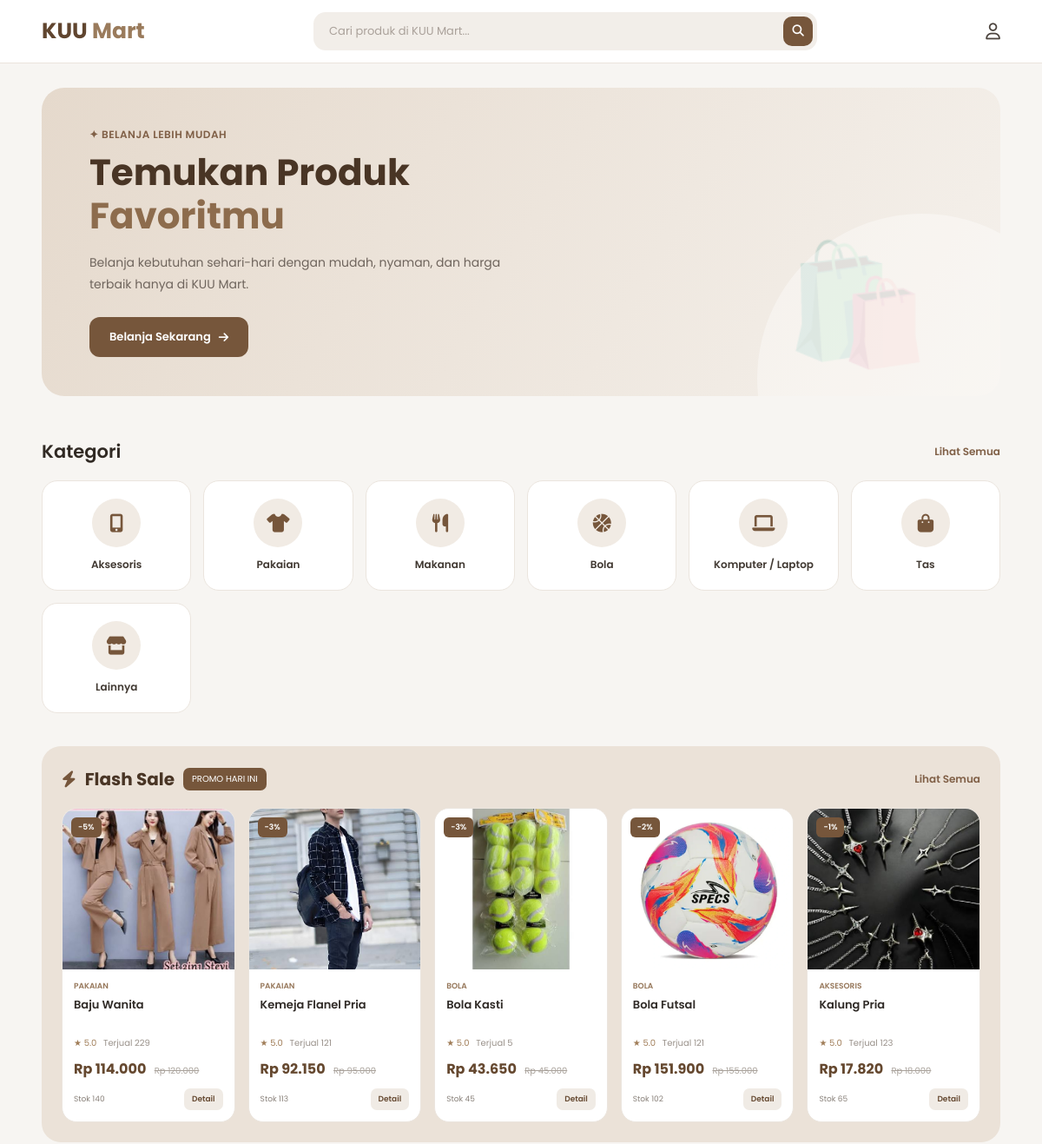
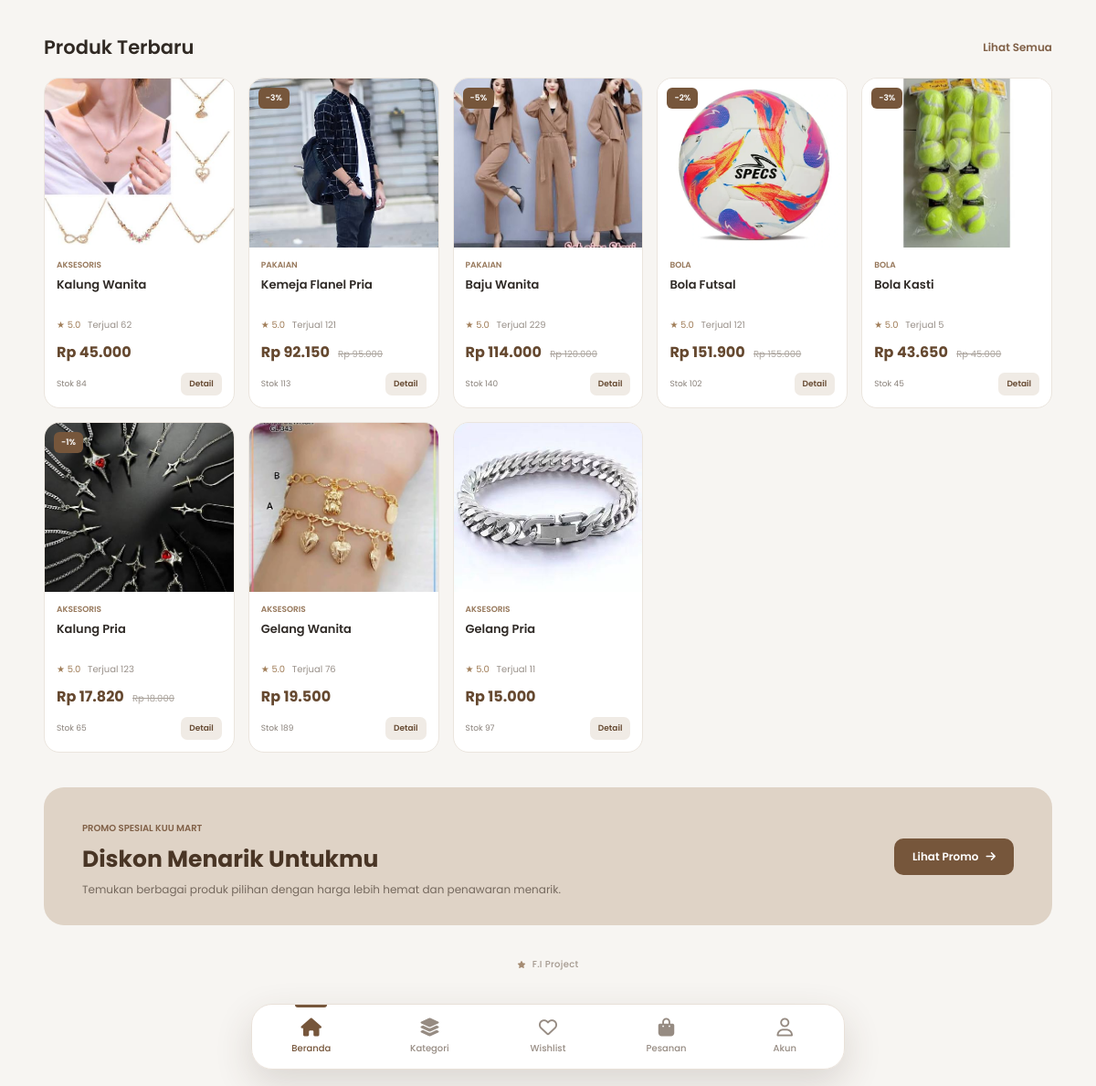
The page / on the database its author committed (2 pictures, top to bottom).
### store/models.py (models this page shows, shortened)
class Category(models.Model):
    nama = models.CharField(max_length=100)
    deskripsi = models.TextField(blank=True, null=True)
    class Meta:
        verbose_name = "Kategori"
        verbose_name_plural = "Kategori"

class Product(models.Model):
    nama = models.CharField(max_length=200)
    kategori = models.ForeignKey(
        Category,
        on_delete=models.CASCADE,
        related_name="produk"
    )
    deskripsi = models.TextField(blank=True, null=True)
    harga = models.DecimalField(
        max_digits=12,
        decimal_places=2
    )
    diskon = models.PositiveIntegerField(
        default=0,
        validators=[
            MinValueValidator(0),
            MaxValueValidator(100)
        ]
    )
    stok = models.PositiveIntegerField(default=0)
    gambar = models.ImageField(
        upload_to="produk/",
        blank=True,
        null=True
    )
    rating = models.DecimalField(
        max_digits=3,
        decimal_places=1,
        default=5.0,
        validators=[
            MinValueValidator(0),
            MaxValueValidator(5)
        ]
    )
    terjual = models.PositiveIntegerField(default=0)
    dibuat = models.DateTimeField(auto_now_add=True)
    diperbarui = models.DateTimeField(auto_now=True)
    @property
    def harga_diskon(self):
        if self.diskon > 0:
            return self.harga - (
                self.harga * self.diskon / 100
            )
        return self.harga
    class Meta:
        verbose_name = "Produk"
        verbose_name_plural = "Produk"
        ordering = ["-id"]

### store/views.py (the view, shortened to what this page needs)
def index(request):
    produk = Product.objects.all().order_by("-id")
    kategori = Category.objects.all()
    produk_promo = Product.objects.filter(
        diskon__gt=0
    ).order_by("-diskon", "-id")
    jumlah_pesanan = 0
    jumlah_keranjang = 0
    jumlah_wishlist = 0
    return render(
        request,
        "index.html",
        {
            "produk": produk,
            "produk_promo": produk_promo,
            "kategori": kategori,
            "jumlah_pesanan": jumlah_pesanan,
            "jumlah_keranjang": jumlah_keranjang,
            "jumlah_wishlist": jumlah_wishlist,
        }
    )

### templates/index.html (shortened to what this page needs)
{% load static %}
<!DOCTYPE html>
<html lang="id">
<head>
<link
rel="stylesheet"
href="https://cdnjs.cloudflare.com/ajax/libs/font-awesome/6.5.2/css/all.min.css"
>
</head>
<body>
<header class="header">
<div class="container header-inner">
<a href="{% url 'index' %}" class="logo">
    KUU <span>Mart</span>
</a>
<form
    action="{% url 'produk' %}"
    method="GET"
    class="search"
>
<input
    type="text"
    name="q"
    placeholder="Cari produk di KUU Mart..."
    value="{{ request.GET.q|default:'' }}"
    autocomplete="off"
>
<button type="submit" aria-label="Cari">
    <i class="fa-solid fa-magnifying-glass"></i>
</button>
</form>
<div class="header-icons">
{% if user.is_authenticated %}
<a
    href="{% url 'wishlist' %}"
    class="icon-link"
    title="Wishlist"
>
    <i class="fa-regular fa-heart"></i>
</a>
<a
    href="{% url 'cart' %}"
    class="icon-link"
    title="Keranjang"
>
    <i class="fa-solid fa-cart-shopping"></i>
</a>
<div class="account-wrapper">
<button
    type="button"
    class="account-button"
    onclick="toggleAccountMenu(event)"
    aria-label="Akun"
>
    <i class="fa-regular fa-user"></i>
</button>
<div
    class="account-menu"
    id="accountMenu"
>
<div class="account-header">
    <div class="account-avatar">
        {{ user.username|first|upper }}
    </div>
    <div class="account-info">
        <strong>
            {{ user.username }}
        </strong>
        <span>
            {{ user.email }}
        </span>
    </div>
</div>
<div class="account-divider"></div>
<a
    href="{% url 'riwayat_pesanan' %}"
    class="account-item"
>
    <i class="fa-solid fa-box"></i>
    <span>
        Pesanan Saya
    </span>
</a>
<a
    href="{% url 'wishlist' %}"
    class="account-item"
>
    <i class="fa-regular fa-heart"></i>
    <span>
        Wishlist
    </span>
</a>
<div class="account-divider"></div>
<a
    href="{% url 'logout' %}"
    class="account-item logout-item"
>
    <i class="fa-solid fa-right-from-bracket"></i>
    <span>
        Keluar
    </span>
</a>
</div>
</div>
{% else %}
<a
    href="{% url 'login' %}"
    class="icon-link"
    title="Login"
>
    <i class="fa-regular fa-user"></i>
</a>
{% endif %}
</div>
</div>
</header>
<main>
<div class="container">
<section class="hero">
<div class="hero-box">
<div class="hero-content">
<div class="hero-small">
    ✦ BELANJA LEBIH MUDAH
</div>
<h1>
    Temukan Produk<br>
    <span>Favoritmu</span>
</h1>
<p>
    Belanja kebutuhan sehari-hari dengan mudah,
    nyaman, dan harga terbaik hanya di KUU Mart.
</p>
<a
    href="{% url 'produk' %}"
    class="hero-btn"
>
    Belanja Sekarang
    <i class="fa-solid fa-arrow-right"></i>
</a>
</div>
<div class="hero-decoration">
    🛍️
</div>
</div>
</section>
<section class="section">
<div class="section-header">
<h2 class="section-title">
    Kategori
</h2>
<a
    href="{% url 'kategori' %}"
    class="section-link"
>
    Lihat Semua
</a>
</div>
<div class="category-grid">
{% for k in kategori %}
<a
    href="{% url 'produk' %}?kategori={{ k.id }}"
    class="category-card"
>
<div class="category-icon">
{% if forloop.counter == 1 %}
<i class="fa-solid fa-mobile-screen-button"></i>
{% elif forloop.counter == 2 %}
<i class="fa-solid fa-shirt"></i>
{% elif forloop.counter == 3 %}
<i class="fa-solid fa-utensils"></i>
{% elif forloop.counter == 4 %}
<i class="fa-solid fa-basketball"></i>
{% elif forloop.counter == 5 %}
<i class="fa-solid fa-laptop"></i>
{% elif forloop.counter == 6 %}
<i class="fa-solid fa-bag-shopping"></i>
{% else %}
<i class="fa-solid fa-store"></i>
{% endif %}
</div>
<h3>
    {{ k.nama }}
</h3>
</a>
{% endfor %}
</div>
</section>
<section class="flash-section">
<div class="flash-header">
<div class="flash-title">
<i class="fa-solid fa-bolt"></i>
<h2>
    Flash Sale
</h2>
<div class="countdown">
    PROMO HARI INI
</div>
</div>
<a
    href="{% url 'promo' %}"
    class="section-link"
>
    Lihat Semua
</a>
</div>
<div class="product-grid">
{% for p in produk_promo %}
<div class="product-card">
<div class="product-image">
<div class="discount">
    -{{ p.diskon }}%
</div>
<a
    href="{% url 'detail_produk' p.id %}"
>
{% if p.gambar %}
<img
    src="{{ p.gambar.url }}"
    alt="{{ p.nama }}"
>
{% endif %}
</a>
</div>
<div class="product-info">
<div class="product-category">
    {{ p.kategori.nama }}
</div>
<a
    href="{% url 'detail_produk' p.id %}"
>
<div class="product-name">
    {{ p.nama }}
</div>
</a>
<div class="rating">
    ★ {{ p.rating|default:"5.0" }}
    <span class="sold">
        Terjual {{ p.terjual|default:"0" }}
    </span>
</div>
<div class="price">
<span class="price-main harga-format"
      data-price="{{ p.harga_diskon }}">
</span>
<span class="price-old harga-format"
      data-price="{{ p.harga }}">
</span>
</div>
<div class="product-bottom">
<span class="stock">
    Stok {{ p.stok }}
</span>
<a
    href="{% url 'detail_produk' p.id %}"
    class="detail-btn"
>
    Detail
</a>
</div>
</div>
</div>
{% endfor %}
</div>
</section>
<section class="section">
<div class="section-header">
<h2 class="section-title">
    Produk Terbaru
</h2>
<a
    href="{% url 'produk' %}"
    class="section-link"
>
    Lihat Semua
</a>
</div>
<div class="product-grid">
{% for p in produk|slice:":10" %}
<div class="product-card">
<div class="product-image">
{% if p.diskon > 0 %}
<div class="discount">
    -{{ p.diskon }}%
</div>
{% endif %}
<a
    href="{% url 'detail_produk' p.id %}"
>
{% if p.gambar %}
<img
    src="{{ p.gambar.url }}"
    alt="{{ p.nama }}"
>
{% endif %}
</a>
</div>
<div class="product-info">
<div class="product-category">
    {{ p.kategori.nama }}
</div>
<a
    href="{% url 'detail_produk' p.id %}"
>
<div class="product-name">
    {{ p.nama }}
</div>
</a>
<div class="rating">
    ★ {{ p.rating|default:"5.0" }}
    <span class="sold">
        Terjual {{ p.terjual|default:"0" }}
    </span>
</div>
<div class="price">
{% if p.diskon > 0 %}
<span
    class="price-main harga-format"
    data-price="{{ p.harga_diskon }}"
>
</span>
<span
    class="price-old harga-format"
    data-price="{{ p.harga }}"
>
</span>
{% else %}
<span
    class="price-main harga-format"
    data-price="{{ p.harga }}"
>
</span>
{% endif %}
</div>
<div class="product-bottom">
<span class="stock">
    Stok {{ p.stok }}
</span>
<a
    href="{% url 'detail_produk' p.id %}"
    class="detail-btn"
>
    Detail
</a>
</div>
</div>
</div>
{% endfor %}
</div>
</section>
<section class="promo">
<div class="promo-text">
<small>
    PROMO SPESIAL KUU MART
</small>
<h2>
    Diskon Menarik Untukmu
</h2>
<p>
    Temukan berbagai produk pilihan dengan harga
    lebih hemat dan penawaran menarik.
</p>
</div>
<a
    href="{% url 'promo' %}"
    class="promo-btn"
>
    Lihat Promo
    <i class="fa-solid fa-arrow-right"></i>
</a>
</section>
</div>
</main>
<div class="fi-project">
    <i class="fa-solid fa-star"></i>
    F.I Project
</div>
<nav class="bottom-nav">
<a
    href="{% url 'index' %}"
    class="nav-item active"
>
<span class="nav-icon">
    <i class="fa-solid fa-house"></i>
</span>
<span class="nav-text">
    Beranda
</span>
</a>
<a
    href="{% url 'kategori' %}"
    class="nav-item"
>
<span class="nav-icon">
    <i class="fa-solid fa-layer-group"></i>
</span>
<span class="nav-text">
    Kategori
</span>
</a>
{% if user.is_authenticated %}
<a
    href="{% url 'wishlist' %}"
    class="nav-item"
>
<span class="nav-icon">
    <i class="fa-regular fa-heart"></i>
</span>
<span class="nav-text">
    Wishlist
</span>
</a>
<a
    href="{% url 'riwayat_pesanan' %}"
    class="nav-item"
>
<span class="nav-icon">
    <i class="fa-solid fa-bag-shopping"></i>
</span>
<span class="nav-text">
    Pesanan
</span>
</a>
<a
    href="#"
    class="nav-item"
    onclick="openAccountFromNav(event)"
>
<span class="nav-icon">
    <i class="fa-regular fa-user"></i>
</span>
<span class="nav-text">
    Akun
</span>
</a>
{% else %}
<a
    href="{% url 'login' %}"
    class="nav-item"
>
<span class="nav-icon">
    <i class="fa-regular fa-heart"></i>
</span>
<span class="nav-text">
    Wishlist
</span>
</a>
<a
    href="{% url 'login' %}"
    class="nav-item"
>
<span class="nav-icon">
    <i class="fa-solid fa-bag-shopping"></i>
</span>
<span class="nav-text">
    Pesanan
</span>
</a>
<a
    href="{% url 'login' %}"
    class="nav-item"
>
<span class="nav-icon">
    <i class="fa-regular fa-user"></i>
</span>
<span class="nav-text">
    Akun
</span>
</a>
{% endif %}
</nav>
</body>
</html>

### rows shown on the page
Category: nama "Aksesoris"
Category: nama "Pakaian"
Category: nama "Makanan"
Category: nama "Bola"
Category: nama "Komputer / Laptop"
Category: nama "Tas"
Category: nama "Lainnya"
Product: diskon "5", gambar (picture), kategori.nama "PAKAIAN", nama "Baju Wanita", rating "5.0", terjual "229", stok "140"
Product: diskon "3", gambar (picture), kategori.nama "PAKAIAN", nama "Kemeja Flanel Pria", rating "5.0", terjual "121", stok "113"
Product: diskon "3", gambar (picture), kategori.nama "BOLA", nama "Bola Kasti", rating "5.0", terjual "5", stok "45"
Product: diskon "2", gambar (picture), kategori.nama "BOLA", nama "Bola Futsal", rating "5.0", terjual "121", stok "102"
Product: diskon "1", gambar (picture), kategori.nama "AKSESORIS", nama "Kalung Pria", rating "5.0", terjual "123", stok "65"
Product: gambar (picture), kategori.nama "AKSESORIS", nama "Kalung Wanita", rating "5.0", terjual "62", stok "84"
Product: gambar (picture), kategori.nama "AKSESORIS", nama "Gelang Wanita", rating "5.0", terjual "76", stok "189"
Product: gambar (picture), kategori.nama "AKSESORIS", nama "Gelang Pria", rating "5.0", terjual "11", stok "97"
